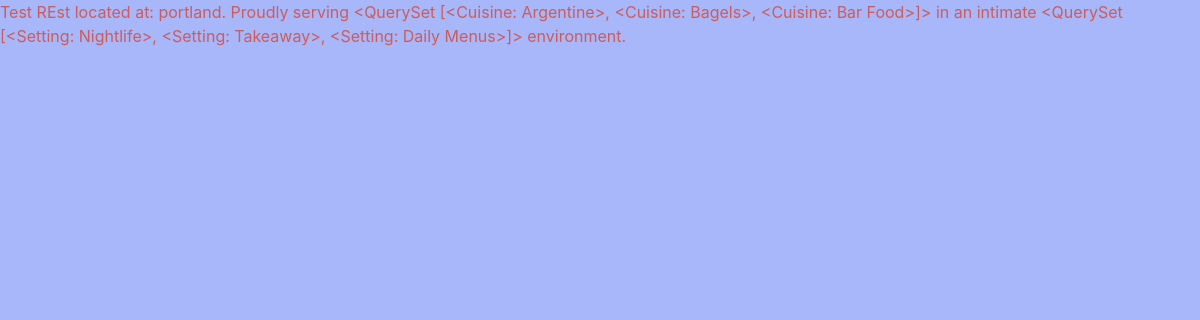
/restaurants/46/, run on the app's committed database.
### cooksknow/models.py (models this page shows, shortened)
class Restaurant(models.Model):
    name = models.CharField(max_length=100, null=False, unique=False)
    location = models.CharField(max_length=500,blank=True)
    website = models.URLField(null=True,blank=True)
    hours = models.TextField(max_length=200, blank=True)
    photo = models.ImageField(upload_to='images/', default='default.jpg')
    reviewers = models.ManyToManyField(CustomUser, related_name="Reviews", through="Review") #iterate through this to get the rating.  for x in reviewers x.rating
    cuisines = models.ManyToManyField(Cuisine, related_name="cuisines",blank=True)
    settings = models.ManyToManyField(Setting, related_name="settings",blank=True)

class Cuisine(models.Model):
    options = models.TextField(max_length=20)
    def __str__(self):
        return self.options

class Setting(models.Model):
    options = models.TextField(max_length=4)
    def __str__(self):
        return self.options

### cooksknow/views.py (the view)
# urls.py: path('<int:pk>/', views.RestaurantDetailView.as_view(), name='detail'),
class RestaurantDetailView(DetailView):
    model = Restaurant
    template_name = 'restaurant_detail.html'

### templates/restaurant_detail.html (shortened to what this page needs)
{% extends 'base.html' %}
{% block content %}
    <p>{{ restaurant.name }} located at: {{ restaurant.location }}.  Proudly serving {{ restaurant.cuisines.all }} in an intimate {{ restaurant.settings.all }} environment.</p>
{% endblock %}

### static/css/base.css (style rules this page uses)
body { background: rgb(168, 182, 250); color: rgb(0, 0, 0); justify-items: center; margin: auto; }
p { color: indianred; padding: none; }

### data on the page
Restaurant: name "Test REst", location "portland", cuisines.all "<QuerySet [<Cuisine: Argentine>, <Cuisine: Bagels>, <Cuisine: Bar Food>]>", settings.all "<QuerySet [<Setting: Nightlife>, <Setting: Takeaway>, <Setting: Daily Menus>]>"
